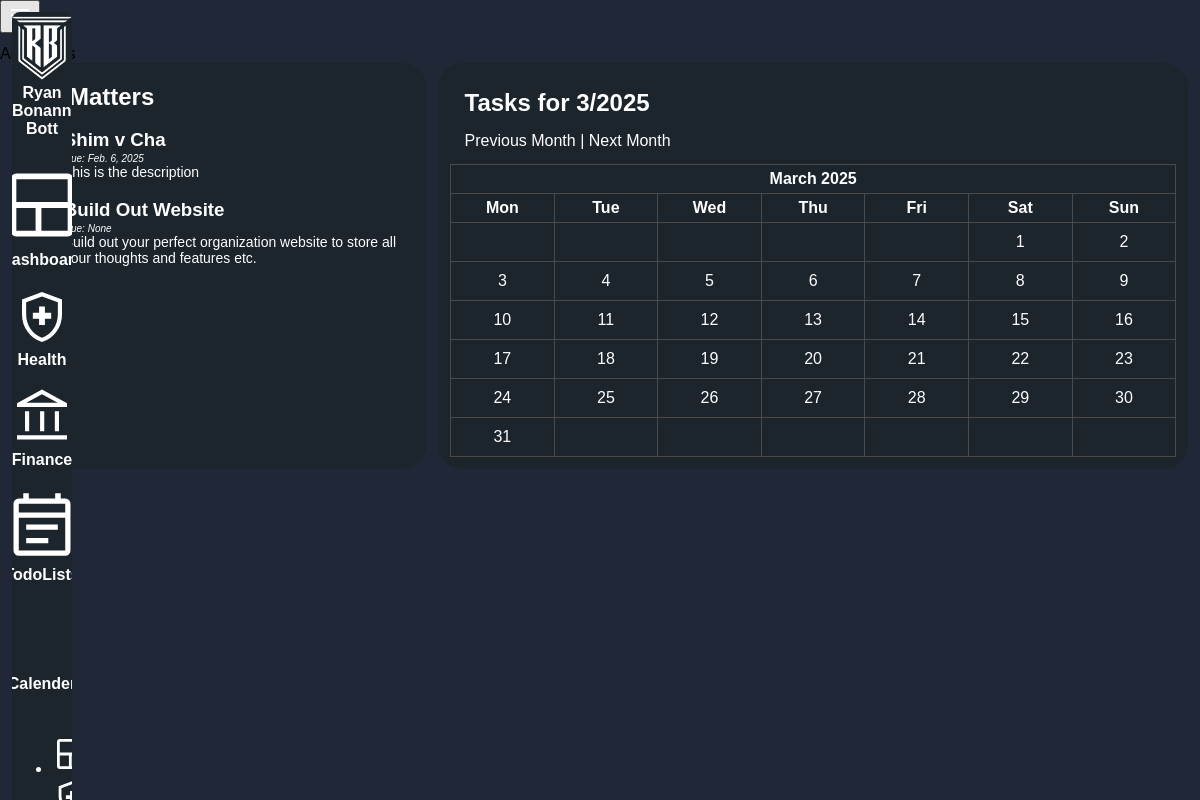
Screenshot of /project/matters/?year=2025&month=3 with the database file from the repository.
### Progman/models.py (models this page shows, shortened)
class Matter(models.Model):
    name = models.CharField(max_length=250)
    type = models.ForeignKey(MatterType, on_delete=models.SET_NULL, null=True, blank=True, related_name="matters")
    client = models.ForeignKey(Client, on_delete=models.SET_NULL, null=True, blank=True, related_name="matters")
    start_date = models.DateField(null=True, blank=True)
    due_date = models.DateField(null=True, blank=True)
    description = models.TextField(null=True, blank=True) # Put your Notes Here
    status = models.ForeignKey(MatterStatus, on_delete=models.SET_NULL, null=True, blank=True, related_name="matters")
    percent_complete = models.FloatField(null=True, blank=True)
    final_product = models.FileField(upload_to="documents/", null=True, blank=True)
    created_at = models.DateTimeField(auto_now_add=True)
    updated_at = models.DateTimeField(auto_now=True)

### Progman/views.py (the view)
# urls.py: path('matters/', views.MatterListView.as_view(), name='matter_list'),
class MatterListView(ListView):
    model = Matter
    template_name = 'note/matter_list.html'
    context_object_name = 'matters'
    def get_context_data(self, **kwargs):
        context = super().get_context_data(**kwargs)
        now = datetime.now()
        year = self.request.GET.get("year", now.year)
        month = self.request.GET.get("month", now.month)
        try:
            year = int(year)
            month = int(month)
        except ValueError:
            year, month = now.year, now.month
        if month < 1:
                year = year-1
                month = 12
        elif month > 12:
            year = year+1
            month = 1
        tasks = Routine.objects.filter(due_date__year=year, due_date__month=month)
        task_dict = {}
        for task in tasks:
            task_day = task.due_date.day
            if task_day not in task_dict:
                task_dict[task_day] = []
            task_dict[task_day].append(task)
        calendar_html = TaskCalendar(year, month, task_dict).formatmonth(year, month)
        context["calendar"] = calendar_html
        context["year"] = year
        context["month"] = month
        return context

### Progman/views.py (called while the page is built)
    def formatday(self, day, weekday):
        if day == 0:
            return '<td class="noday">&nbsp;</td>'  # Empty day
        task_html = ""
        if day in self.tasks:
            for task in self.tasks[day]:
                task_html += f'<br><span class="task">{task.matter}<br>{task.name}</span> <br> '
        return f'<td class="{self.cssclasses[weekday]}">{day}{task_html}</td>'

    def formatmonth(self, theyear, themonth, withyear=True):
        return f'<table border="0" cellpadding="0" cellspacing="0" class="calendar">\n' + \
               f"{self.formatmonthname(theyear, themonth, withyear=withyear)}\n" + \
               f"{self.formatweekheader()}\n" + \
               "\n".join(self.formatweek(week) for week in self.monthdays2calendar(theyear, themonth)) + \
               "\n</table>"

### Progman/templates/note/matter_list.html (shortened to what this page needs)
{% extends "base/base.html" %}
{% load static %}
{%load crispy_forms_tags %}
{% block template %}
<body>
    <div class="header"  style="padding-top:1%">
        <div class="title"><b></b>All Matters<b></b></div>
    </div>
    <div class="Grid_toprow">
        <div id="TopRowChild" class="totalspentmade" style="width: 30%">
            <h2 style="margin: 2%;">All Matters</h2>
            <ul>
                {% for matter in matters %}
                    <a style="text-decoration: none; color: white" href="{% url 'matter_detail' matter.pk %}">
                    <h3 style="margin-bottom: 2px"> {{ matter.name }} </h3> </a>
                    <div style="margin-top: 0px; font-size:10px;"><i>Due: {{ matter.due_date }}</i></div>
                    <div style="margin-top: 0px; font-size:14px;">{{ matter.description }}</div>
                {% endfor %}
            </ul>
        </div>
        <div id="TopRowChild" class="thisweeklastweek">
            <h2 style="margin: 2%;">Tasks for {{ month }}/{{ year }}</h2>
            <div  style="margin: 2%;">
                <a href="{% url 'matter_list' %}?year={{ year }}&month={{ month|add:'-1' }}" class="btn btn-link" style="text-decoration: none; color: white">Previous Month</a>
                |
                <a href="{% url 'matter_list' %}?year={{ year }}&month={{ month|add:'1' }}" class="btn btn-link" style="text-decoration: none; color: white">Next Month</a>
            </div>
            <div>
                {{ calendar|safe }}
            </div>
        </div>
    </div>
</body>
{% endblock %}

### staticfiles/css/style.css (style rules this page uses)
body { margin: 0; font-family: Arial, sans-serif; background-color: #202838; background-color: #202838; }

### Progman/templates/note/matter_list.html (style rules this page uses)
.Grid_toprow { display: flex; flex-direction: row; justify-content: space-between; gap: 1%; padding: 0% 1% 0% 1%; }
#TopRowChild:first-child { flex-basis: 35%; flex-grow: 0; max-width: 35%; }
#TopRowChild:last-child { flex-basis: 65%; flex-grow: 0; max-width: 65%; }
#TopRowChild { color: white; background-color: #1c242c; padding: 1%; border-radius: 25px; }
.calendar { width: 100%; border-collapse: collapse; }
.calendar td, .calendar th { border: 1px solid #4a4a4a; text-align: center; vertical-align: top; padding: 10px; width: calc(100% / 7); height: 100px; position: relative; height: auto; }
.calendar th { background-color: #1c242c; color: white; font-weight: bold; padding: 5px; height: auto; text-align: center; }
.calendar .noday { background-color: #1c242c; height: auto; }

### rows the page displays
Matter: name "Shim v Cha", due_date "Feb. 6, 2025", description "This is the description"
Matter: name "Build Out Website", due_date "None", description "Build out your perfect organization website to store all your thoughts and features etc."

### other values shown
{{ month }} "3"
{{ year }} "2025"
{{ calendar|safe }} "March 2025 Mon Tue Wed Thu Fri Sat Sun 1 2 3 4 5 6 7 8 9 10 11 12 13 14 15 16 17 18 19 20 21 22 23 24 25 26 27 28 29 30 31"
